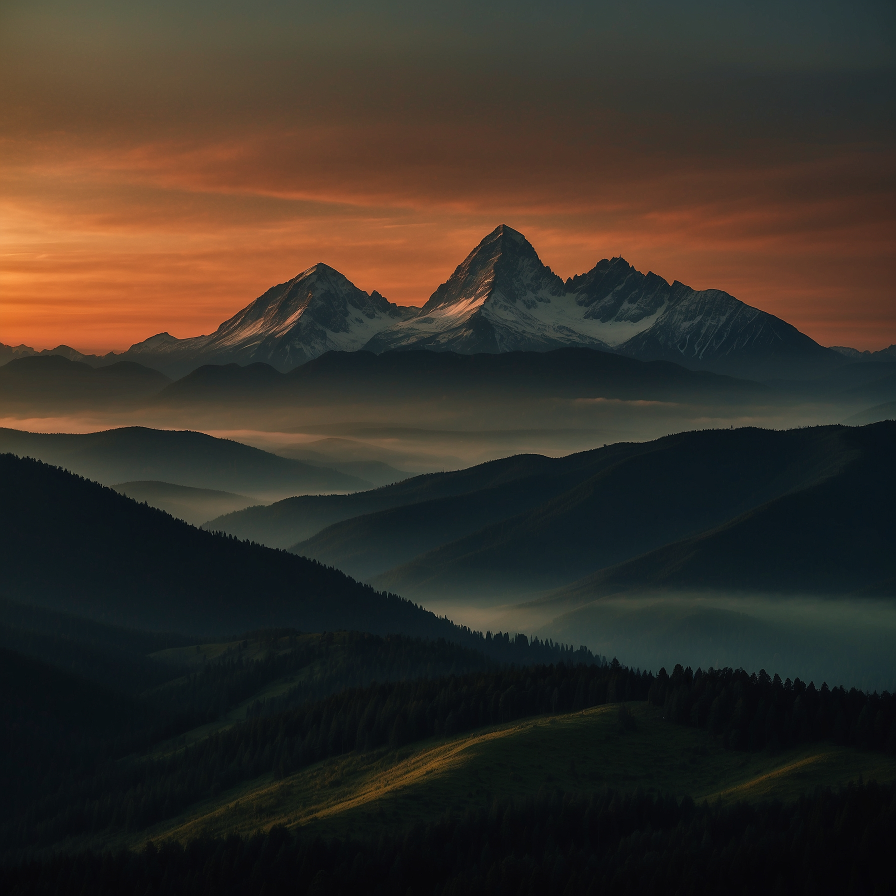
#> input picture social-posts/bg1.jpg, 1792 x 1792 px, found by its file name (shown at 1/2 size); its folder holds 8 pictures in this run
$ python build_social_v3.py
#> lines starting #> are read from the running program, lines starting #| are printed output that depends on the picture
"""
OPERATION OPTIMAL — Social Media Campaign v3
5 posts (3 carousels + 2 static) for May 15 2026 launch

Brand: Dark green #1a2e1a, Gold #c8a84b, White
Tone: Bold, masculine, no-nonsense, premium health/wellness
Format: 1080x1350 (Instagram portrait 4:5)

Backgrounds:
  bg1 = Mountain summit at golden hour (Part I: personal power)
  bg2 = DNA helix science (Part II: medicine/science)
  bg4 = Dark green marble with gold veins (chapter slides, quotes)
  bg5 = Runner at dawn (Part III: wealth/performance)
  bg6 = Ocean waves crashing (raw power, quotes)
  bg7 = Forest path with light (journey, discovery)

Photos: tomo-img_4601/4602/4603 = hand holding book (no selfies)
"""

from PIL import Image, ImageDraw, ImageFont, ImageFilter, ImageEnhance
import os

OUT = "C:/Users/Hmact/OneDrive/Desktop/Web Design/Operation Optimal/social-posts"
IMG = "C:/Users/Hmact/OneDrive/Desktop/Web Design/Operation Optimal/assets/images"
W, H = 1080, 1350

DARK_GREEN = (26, 46, 26)
GOLD = (200, 168, 75)
WHITE = (255, 255, 255)
SOFT = (220, 220, 215)
DIM = (140, 140, 135)

# Fonts
def f(bold=False, sz=48):
    p = "C:/Windows/Fonts/arialbd.ttf" if bold else "C:/Windows/Fonts/arial.ttf"
    return ImageFont.truetype(p, sz)

def hf(sz=64):
    return ImageFont.truetype("C:/Windows/Fonts/impact.ttf", sz)

def gf(sz=32):
    for p in ["C:/Windows/Fonts/georgiab.ttf", "C:/Windows/Fonts/georgia.ttf"]:
        if os.path.exists(p):
            return ImageFont.truetype(p, sz)
    return f(bold=True, size=sz)

def wrap(draw, text, fnt, fill, y, mw=920, sp=10):
    lines = []
    for para in text.split("\n"):
        if not para.strip():
            lines.append("")
            continue
        words = para.split()
        cur = ""
        for w in words:
            t = cur + " " + w if cur else w
            if draw.textbbox((0,0), t, font=fnt)[2] > mw:
                lines.append(cur)
                cur = w
            else:
                cur = t
        if cur:
            lines.append(cur)
    for line in lines:
        if line == "":
            y += fnt.size // 2
            continue
        bb = draw.textbbox((0,0), line, font=fnt)
        draw.text(((W - bb[2] + bb[0])//2, y), line, fill=fill, font=fnt)
        y += bb[3] - bb[1] + sp
    return y

def bg(name, dark=0.3, blur=0):
#> called with name = 'bg1.jpg', dark = 0.3, blur = 2
    img = Image.open(os.path.join(OUT, name)).convert("RGB").resize((W, H), Image.LANCZOS)
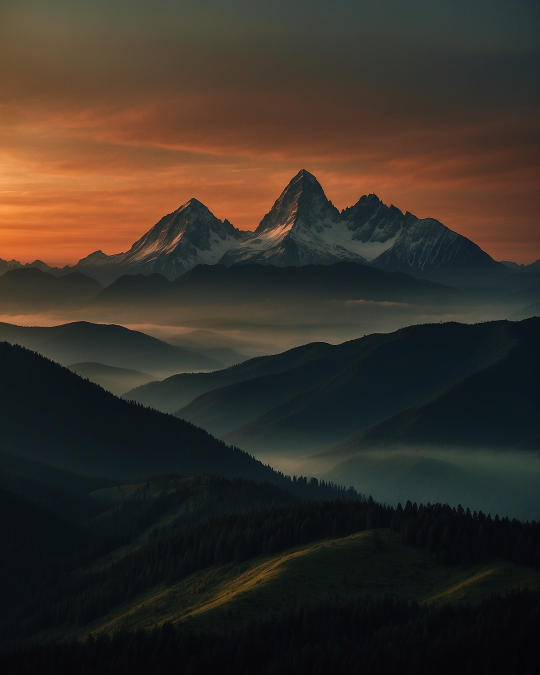
#> img: PIL image 1080x1350 RGB (shown at 1/2 size); mean R, G, B 55.8, 48.1, 39.8
    if blur:
        img = img.filter(ImageFilter.GaussianBlur(blur))
    return ImageEnhance.Brightness(img).enhance(dark)

def overlay(img, alpha=170):
#> called with alpha = 150
    o = Image.new("RGBA", (W, H), (20, 35, 20, alpha))
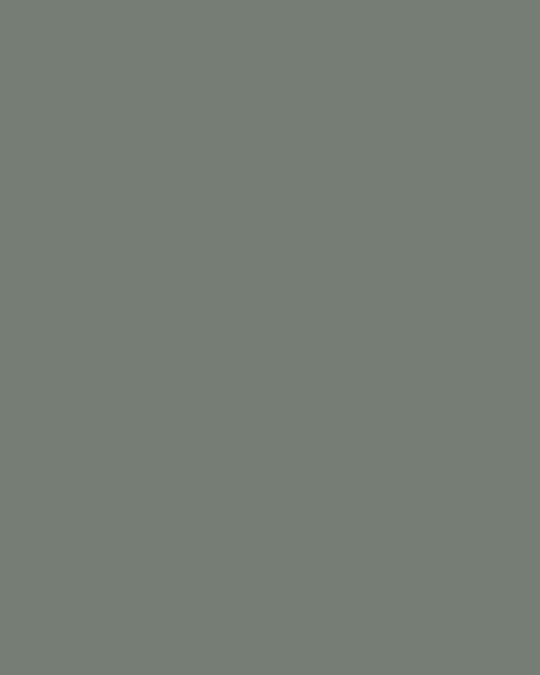
#> o: PIL image 1080x1350 RGBA (shown at 1/2 size); mean R, G, B, A 20, 35, 20, 150; transparent parts drawn white
    return Image.alpha_composite(img.convert("RGBA"), o).convert("RGB")
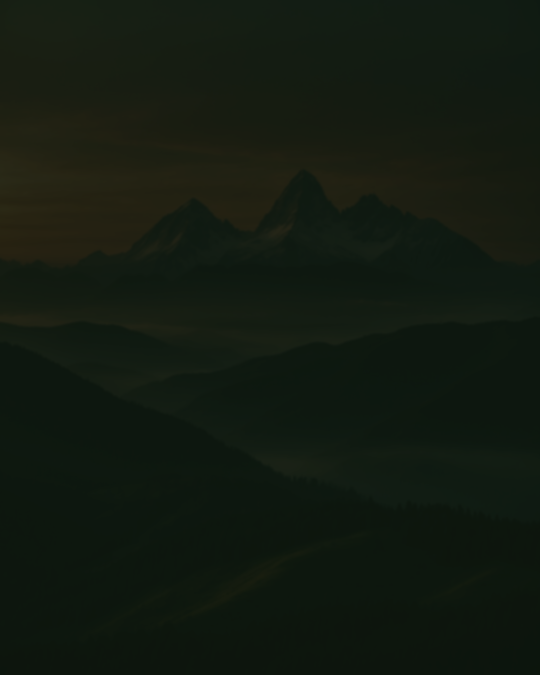
#> returned value: PIL image 1080x1350 RGB (shown at 1/2 size); mean R, G, B 18.5, 26.3, 16.5

def gold_line(d, y, w=100):
    d.rectangle([(W//2 - w//2, y), (W//2 + w//2, y+4)], fill=GOLD)

def bottom_bar(d, text="OPERATION OPTIMAL  |  MAY 15"):
    d.rectangle([(0, H-65), (W, H)], fill=(12, 20, 12))
    bb = d.textbbox((0,0), text, font=f(True, 15))
    d.text(((W - bb[2] + bb[0])//2, H-43), text, fill=GOLD, font=f(True, 15))

# [21 lines left out: functions chip, book_bg, not called in this run]


# ============================================================
# SCROLL STOPPER — big bold text, dramatic bg
# ============================================================
def stopper(fname, bgfile, big, sub):
    img = overlay(bg(bgfile, dark=0.3, blur=2), alpha=150)
    d = ImageDraw.Draw(img)
    y = wrap(d, big, hf(110), WHITE, 320, mw=980, sp=5)
#> y = 587
    gold_line(d, y+15, 120)
    wrap(d, sub, f(False, 32), SOFT, y+50, mw=850)
    bottom_bar(d)
    img.save(os.path.join(OUT, fname), "JPEG", quality=95)
    print(f"  {fname}")

# ============================================================
# CHAPTER SLIDE — label, big title, excerpt
# ============================================================
def chapter(fname, bgfile, label, title, body):
    img = overlay(bg(bgfile, dark=0.22, blur=4), alpha=185)
#> call 2 of bg, with name = 'bg4.jpg', dark = 0.22, blur = 4
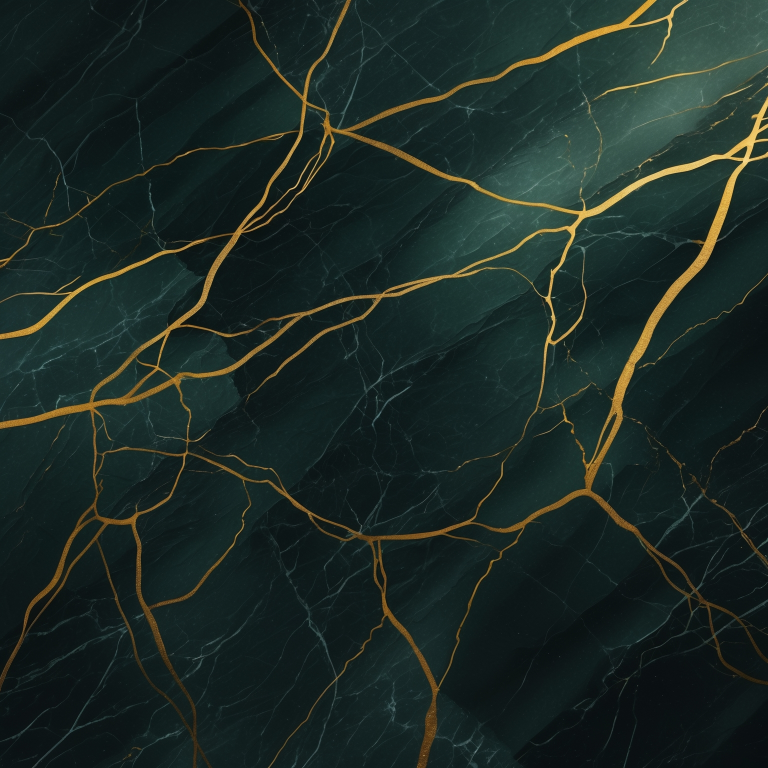
#> input picture social-posts/bg4.jpg, 1536 x 1536 px, found by its file name (shown at 1/2 size)
#> in bg (call 2), `img = img.filter(ImageFilter.GaussianBlur(blur))`:
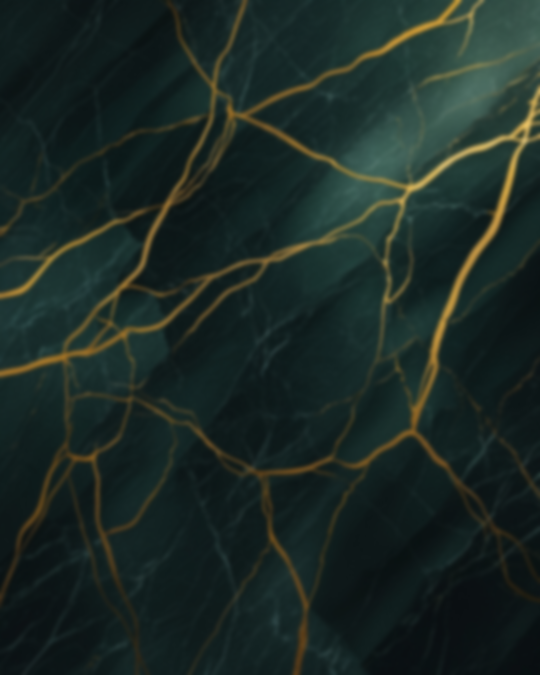
#> img: PIL image 1080x1350 RGB (shown at 1/2 size); mean R, G, B 27.7, 41.1, 36.6
#> call 2 of overlay, with alpha = 185
#> in overlay (call 2), `o = Image.new("RGBA", (W, H), (20, 35, 20, alpha))`:
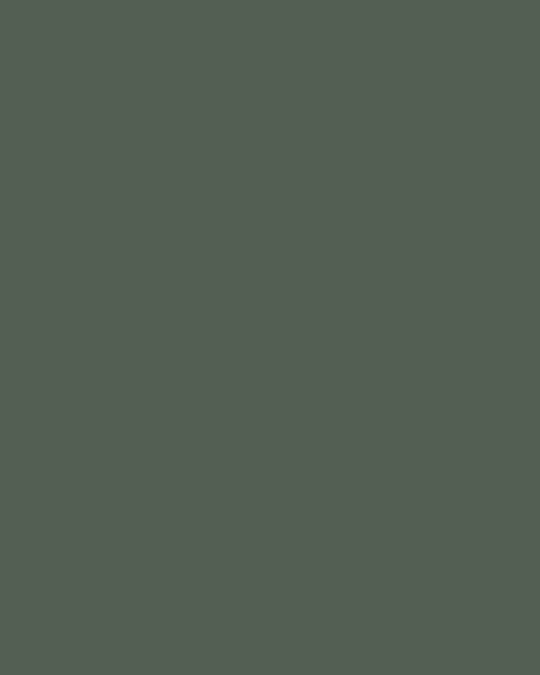
#> o: PIL image 1080x1350 RGBA (shown at 1/2 size); mean R, G, B, A 20, 35, 20, 185; transparent parts drawn white
#> in overlay (call 2), `return Image.alpha_composite(img.convert("RGBA"), o).convert("RGB")`:
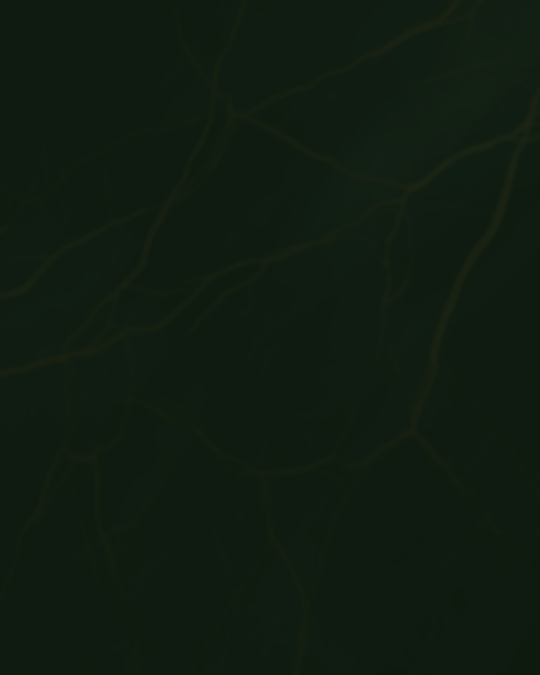
#> returned value: PIL image 1080x1350 RGB (shown at 1/2 size); mean R, G, B 16, 27.7, 16.6
    d = ImageDraw.Draw(img)
    # Label
    bb = d.textbbox((0,0), label, font=f(True, 20))
#> bb = (0, 4, 113, 19)
    d.text(((W-bb[2]+bb[0])//2, 100), label, fill=GOLD, font=f(True, 20))
    gold_line(d, 135, 60)
    # Title
    y = wrap(d, title, hf(60), WHITE, 170, mw=900, sp=5)
#> y = 222
    gold_line(d, y+12, 80)
    # Body — centered, readable
    wrap(d, body, gf(27), SOFT, y+45, mw=840, sp=14)
    bottom_bar(d)
    img.save(os.path.join(OUT, fname), "JPEG", quality=95)
    print(f"  {fname}")

# ============================================================
# QUOTE SLIDE — big quotation mark, quote, attribution
# ============================================================
# [48 lines left out: functions quote, book_cta, not called in this run]


# ============================================================
# BUILD ALL 5 POSTS
# ============================================================

# POST 1: PART I — Own Your Health
print("POST 1: Part I")
stopper("post1-slide1.jpg", "bg1.jpg",
    "NOBODY'S COMING\nTO SAVE YOU.",
    "Not your doctor. Not some miracle drug.\nIf you want to be healthy, it's on you.")

#> (the run stopped early here; a loop or call above may not have finished)
